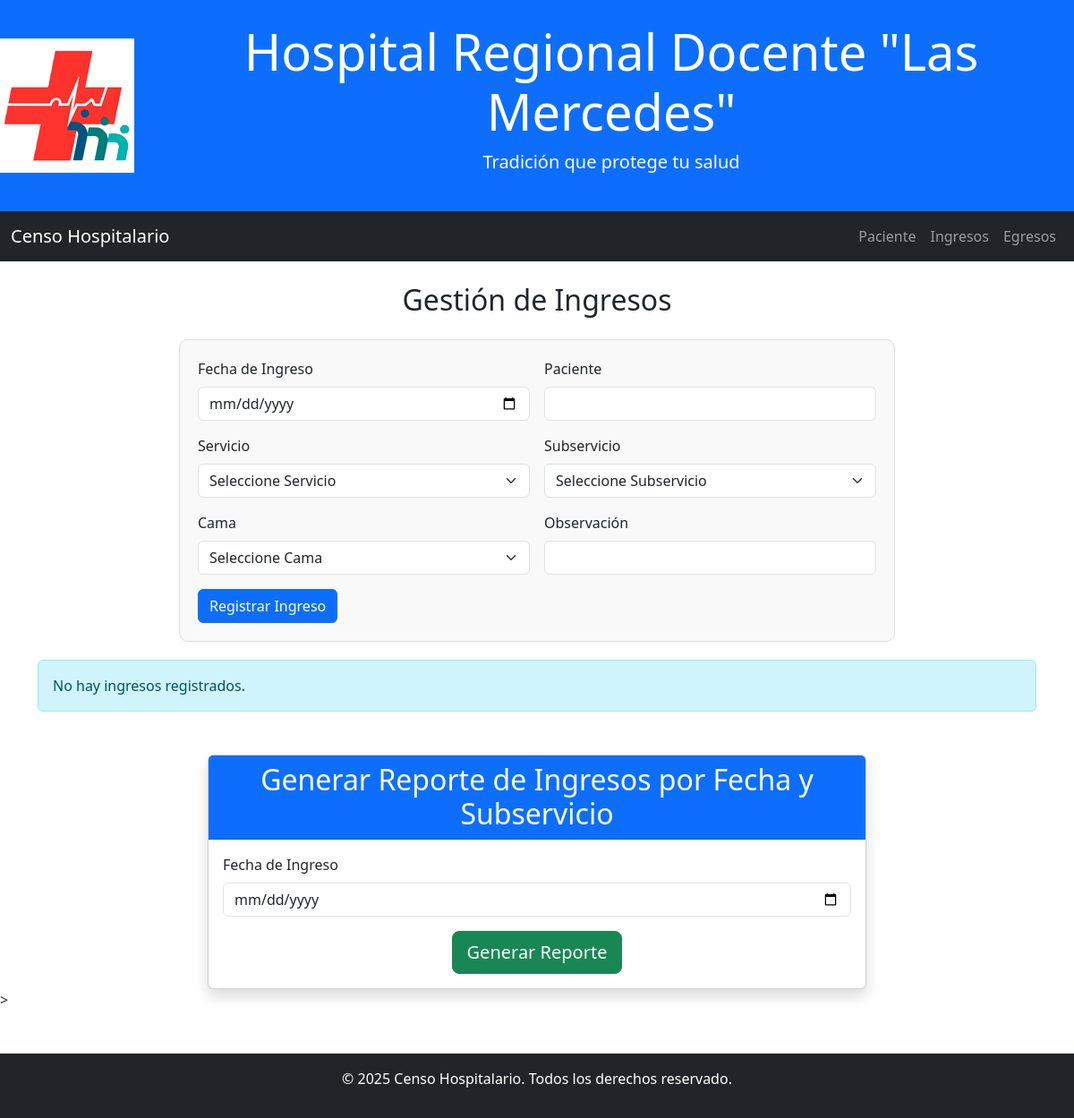
/pages/ingresos.php, run on an earlier commit of the app's database.
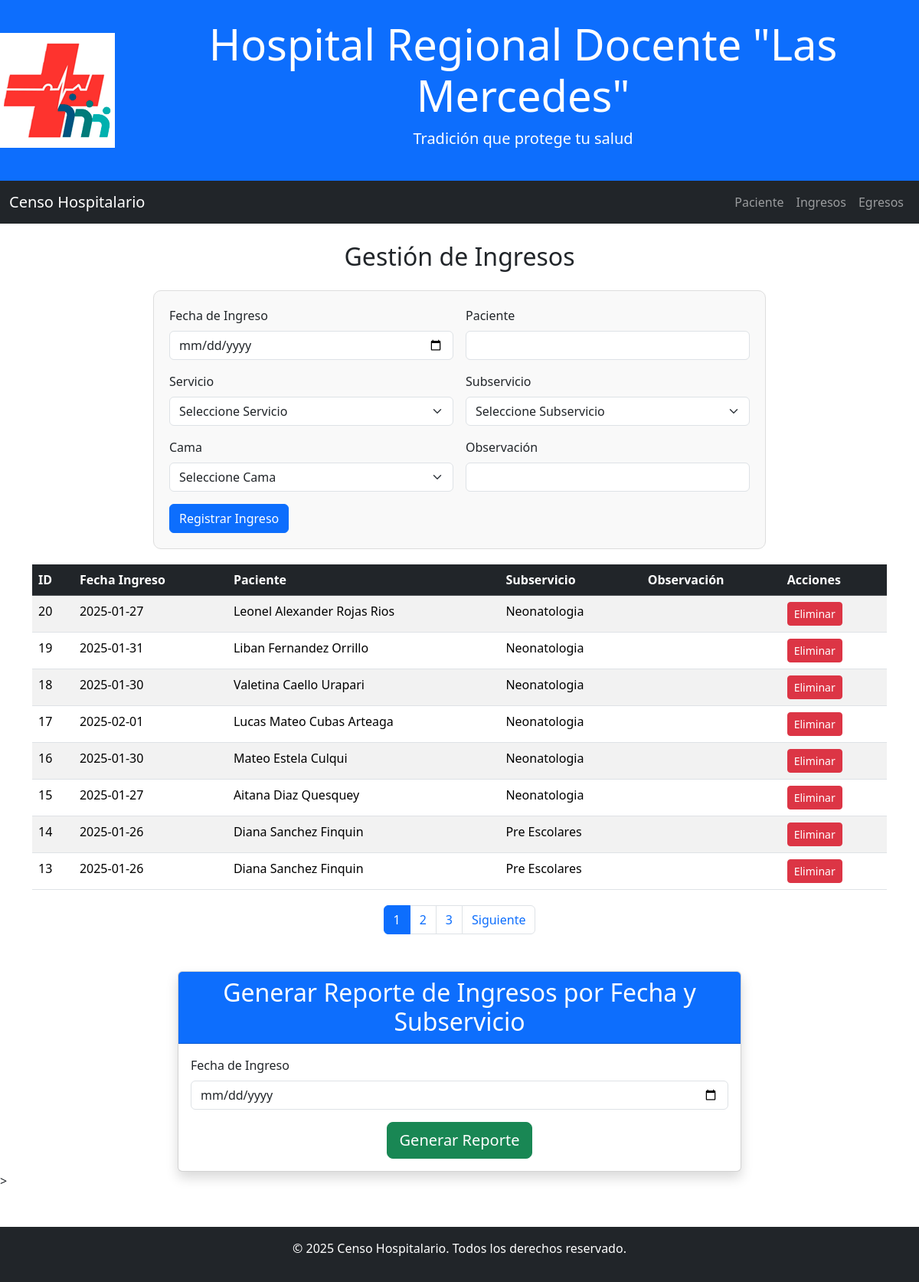
And on a later commit of the database.
### tables this page shows
CREATE TABLE `ingresos` (
  `id` bigint(20) UNSIGNED NOT NULL,
  `fecha_ingreso` date NOT NULL,
  `observacion` varchar(20) DEFAULT NULL,
  `id_paciente` int(11) DEFAULT NULL,
  `id_subservicio` int(11) DEFAULT NULL
);

CREATE TABLE `paciente` (
  `id` bigint(20) UNSIGNED NOT NULL,
  `dni` int(11) DEFAULT NULL,
  `nombre` varchar(100) NOT NULL,
  `edad` int(11) DEFAULT NULL
);

CREATE TABLE `subservicios` (
  `id` bigint(20) UNSIGNED NOT NULL,
  `nombre` varchar(100) NOT NULL,
  `num_cama` varchar(8) NOT NULL,
  `estado` varchar(15) NOT NULL DEFAULT 'Desocupada',
  `id_servicio` int(11) DEFAULT NULL
);

### pages/ingresos.php (the view, shortened to what this page needs)
<!DOCTYPE html>
<html lang="es">
<head>
    <link href="https://cdn.jsdelivr.net/npm/bootstrap@5.3.3/dist/css/bootstrap.min.css"
        rel="stylesheet"
>
    <link rel="stylesheet" href="../css/estilos.css">
</head>
<body>
<header class="bg-primary text-white text-center py-4 d-flex align-items-center justify-content-center">
        <img src="../img/logo_hospital.png" alt="Logo Hospital Regional Docente Las Mercedes" class="logo me-3">
        <div>
            <h1 class="display-4">Hospital Regional Docente "Las Mercedes"</h1>
            <p class="lead">Tradición que protege tu salud</p>
        </div>
    </header>
    <nav class="navbar navbar-expand-lg navbar-dark bg-dark">
        <div class="container-fluid">
            <a class="navbar-brand" href="../index.php">Censo Hospitalario</a>
            <div class="collapse navbar-collapse" id="navbarNav">
                <ul class="navbar-nav ms-auto">
                    <li class="nav-item">
                        <a class="nav-link" href="paciente.php">Paciente</a>
                    </li>
                    <li class="nav-item">
                        <a class="nav-link" href="ingresos.php">Ingresos</a>
                    </li>
                    <li class="nav-item">
                        <a class="nav-link" href="egresos.php">Egresos</a>
                    </li>
                </ul>
            </div>
        </div>
    </nav>
    <div class="container mt-4">
        <h2 class="text-center mb-4">Gestión de Ingresos</h2>
        <div class="form-container-ingreso-egreso">
            <form method="post" class="row g-3">
                <div class="col-md-6">
                    <label for="fecha_ingreso" class="form-label">Fecha de Ingreso</label>
                    <input type="date" class="form-control" id="fecha_ingreso" name="fecha_ingreso" required>
                </div>
                <div class="col-md-6">
                    <label for="paciente_ingreso" class="form-label">Paciente</label>
                    <input type="text" class="form-control" list="datalistOptions" id="paciente_ingreso" autocomplete="off" required>
                </div>
                <div class="col-md-6">
                    <label for="servicio" class="form-label">Servicio</label>
                    <select class="form-select" id="servicio" required>
                        <option value="">Seleccione Servicio</option>
                        <?php
                        include '../includes/db.php';
                        ?>
                    </select>
                </div>
                <div class="col-md-6">
                    <label for="subservicio" class="form-label">Subservicio</label>
                    <select class="form-select" id="subservicio" name="id_subservicio" required>
                        <option value="">Seleccione Subservicio</option>
                    </select>
                </div>
                <div class="col-md-6">
                    <label for="id_cama" class="form-label">Cama</label>
                    <select class="form-select" id="id_cama" required>
                        <option value="">Seleccione Cama</option>
                    </select>
                </div>
                <div class="col-md-6">
                    <label for="observacion" class="form-label">Observación</label>
                    <input type="text" class="form-control" id="observacion" name="observacion">
                </div>
                <div class="col-12">
                    <button type="submit" class="btn btn-primary" id="reg_ingreso">Registrar Ingreso</button>
                </div>
            </form>
        </div>
        <div class="table-container">
            <?php
            $page = isset($_GET['page']) ? (int)$_GET['page'] : 1;
            $perPage = 8;
            $offset = ($page - 1) * $perPage;
            $result = $conn->query("SELECT i.id, i.fecha_ingreso, p.nombre AS nombre_paciente, s.nombre AS nombre_subservicio, i.observacion
                                    FROM ingresos i
                                    JOIN paciente p ON i.id_paciente = p.id
                                    JOIN subservicios s ON i.id_subservicio = s.id
                                    ORDER BY id DESC LIMIT $perPage OFFSET $offset");
            if ($result->rowCount() > 0) {
                echo "<table class='table table-striped table-hover'>
                        <thead class='table-dark'>
                            <tr>
                                <th>ID</th>
                                <th>Fecha Ingreso</th>
                                <th>Paciente</th>
                                <th>Subservicio</th>
                                <th>Observación</th>
                                <th>Acciones</th>
                            </tr>
                        </thead>
                        <tbody>";
                while ($row = $result->fetch(PDO::FETCH_ASSOC)) {
                    echo "<tr>
                            <td>" . $row["id"] . "</td>
                            <td>" . $row["fecha_ingreso"] . "</td>
                            <td>" . $row["nombre_paciente"] . "</td>
                            <td>" . $row["nombre_subservicio"] . "</td>
                            <td>" . $row["observacion"] . "</td>
                            <td>
                                <form action='../js/eliminar_ingreso.php' method='POST' style='display:inline;'>
                                    <input type='hidden' name='id_ingreso' value='" . htmlspecialchars($row["id"]) . "'>
                                    <button class='btn btn-danger btn-sm' type='submit'
                                    onclick='return confirm(\"¿Estás seguro de eliminar este ingreso?\");'>Eliminar</button>
                                </form>
                            </td>
                          </tr>";
                }
                echo "</tbody></table>";
                $totalRows = $conn->query("SELECT COUNT(*) FROM ingresos")->fetchColumn();
                $totalPages = ceil($totalRows / $perPage);
                echo "<nav aria-label='Page navigation'>
                        <ul class='pagination justify-content-center'>";
                for ($i = 1; $i <= $totalPages; $i++) {
                    $active = ($page == $i) ? 'active' : '';
                    echo "<li class='page-item $active'><a class='page-link' href='?page=$i'>$i</a></li>";
                }
                if ($page < $totalPages) {
                    echo "<li class='page-item'><a class='page-link' href='?page=" . ($page + 1) . "'>Siguiente</a></li>";
                }
                echo "</ul></nav>";
            } else {
                echo "<div class='alert alert-info'>No hay ingresos registrados.</div>";
            }
            ?>
        </div>
    </div>
    <div class="container mt-5">
        <div class="row justify-content-center">
            <div class="col-md-8">
                <div class="card shadow">
                    <div class="card-header bg-primary text-white">
                        <h2 class="card-title text-center mb-0">Generar Reporte de Ingresos por Fecha y Subservicio</h2>
                    </div>
                    <div class="card-body">
                        <form action="../report/reporte_ingreso.php" method="get" class="row g-3">
                            <div class="col-md-12">
                                <label for="fecha_ingreso" class="form-label">Fecha de Ingreso</label>
                                <input type="date" class="form-control" id="fecha_ingreso" name="fecha_ingreso" required>
                            </div>
                            <div class="col-12 text-center">
                                <button type="submit" class="btn btn-success btn-lg">Generar Reporte</button>
                            </div>
                        </form>
                    </div>
                </div>
            </div>
        </div>
    </div>>
    <footer class="bg-dark text-white text-center py-3 mt-5">
        <p>&copy; 2025 Censo Hospitalario. Todos los derechos reservado.</p>
    </footer>
</body>
</html>

### css/estilos.css (style rules this page uses)
.table-container { margin-top: 20px; }
.pagination { margin-top: 20px; }
.form-container-ingreso-egreso { max-width: 800px; margin: 0 auto; padding: 20px; border: 1px solid #ddd; border-radius: 10px; background-color: #f9f9f9; }

What changed in the data, as far as the page shows it:
added ingresos: id "20", fecha_ingreso "2025-01-27", id_paciente.nombre "Leonel Alexander Rojas Rios", id_subservicio.nombre "Neonatologia"
added ingresos: id "19", fecha_ingreso "2025-01-31", id_paciente.nombre "Liban Fernandez Orrillo", id_subservicio.nombre "Neonatologia"
added ingresos: id "18", fecha_ingreso "2025-01-30", id_paciente.nombre "Valetina Caello Urapari", id_subservicio.nombre "Neonatologia"
added ingresos: id "17", fecha_ingreso "2025-02-01", id_paciente.nombre "Lucas Mateo Cubas Arteaga", id_subservicio.nombre "Neonatologia"
added ingresos: id "16", fecha_ingreso "2025-01-30", id_paciente.nombre "Mateo Estela Culqui", id_subservicio.nombre "Neonatologia"
added ingresos: id "15", fecha_ingreso "2025-01-27", id_paciente.nombre "Aitana Diaz Quesquey", id_subservicio.nombre "Neonatologia"
added ingresos: id "14", fecha_ingreso "2025-01-26", id_paciente.nombre "Diana Sanchez Finquin", id_subservicio.nombre "Pre Escolares"
added ingresos: id "13", fecha_ingreso "2025-01-26", id_paciente.nombre "Diana Sanchez Finquin", id_subservicio.nombre "Pre Escolares"
Also different on the page:
text no longer shown: "No hay ingresos registrados."
text now shown: "ID Fecha Ingreso Paciente Subservicio Observación Acciones Siguiente"
new list line: "1"
new list line: "2"
new list line: "3"
